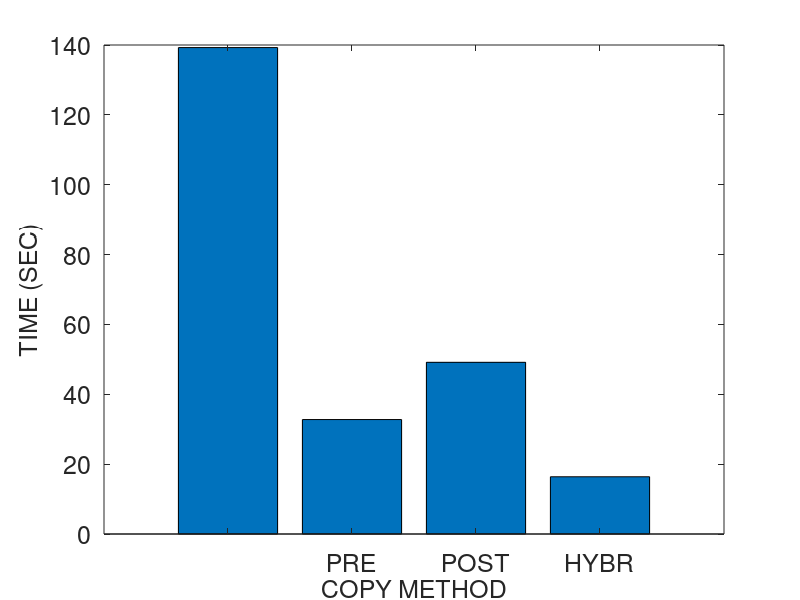
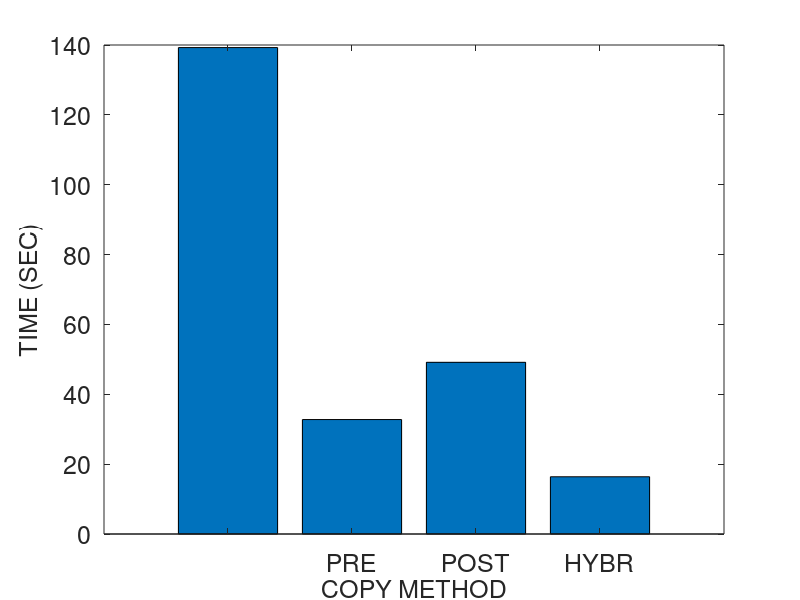
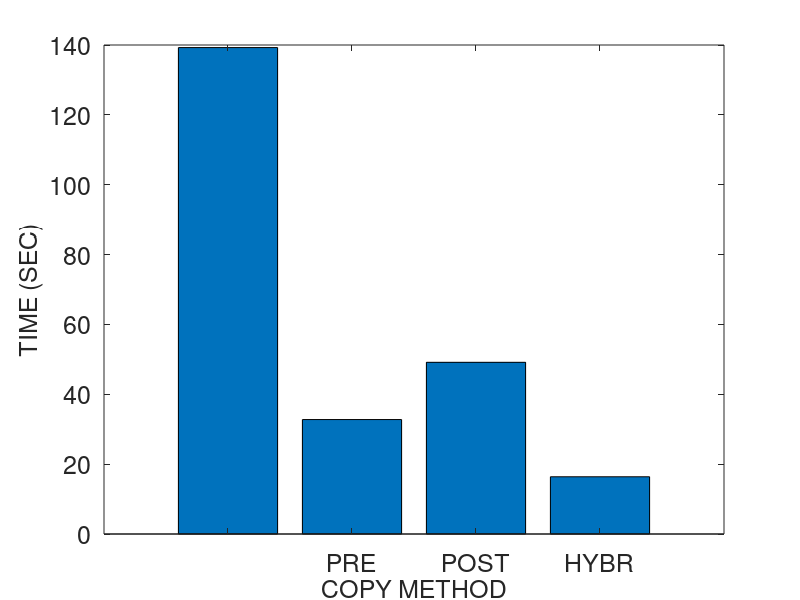
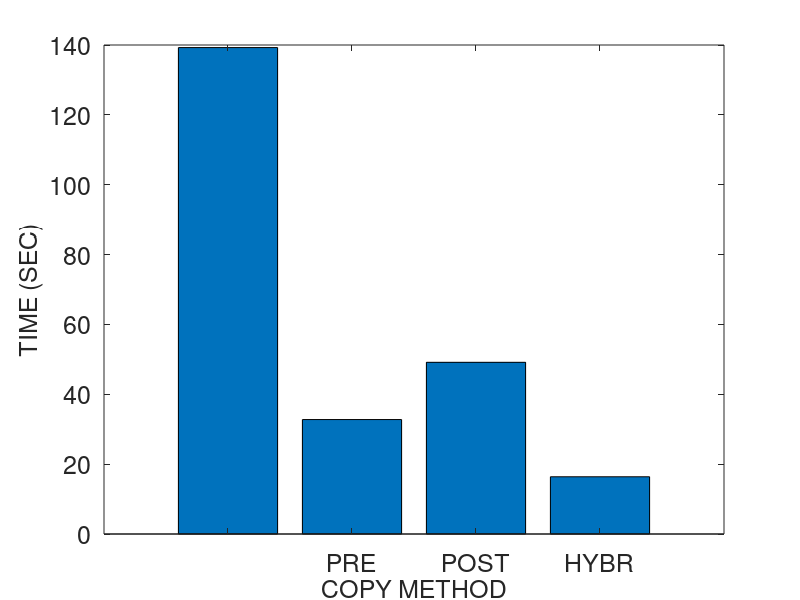

Here is the MATLAB script that generated these plots, in order:
% basic hybrid copy migration
% memory size in MB
r = 4096
r *= 1024 % convert to KB

% page dirty rate in percent (%): against to total memory pages
readrate = 0
prefix = strcat ("M4G_R", num2str(readrate))
readrate /= 100

dirtyrate = 50 
prefix = strcat (prefix, "_W", num2str(dirtyrate))
dirtyrate /= 100

run = 1

pagesize = 4 % in KB
numpages = r / pagesize

% delta compression rate
comp = 0.5 

% amount of CPU and device states in KB 
scinfo = 100

% working set size in number of pages
wss = numpages * 0.25

% 0: zero, 1: read, 2: dirtied, 3: inactive data
mem = zeros(1, numpages);

% prediction accuracy 0 through 1
acc = 1
%acc = 0

run = 1

prefix = strcat (prefix, "_acc", num2str(acc), "_r", num2str(run))

% bandwidth in gbps
b = 1000 
b = b * 1024/8 % convert to KB

fontsize = 18
%fontsize = 20

totaltime = 0;
downtime = 0;
totaldata = 0;

A = zeros(4, 3);

%%%%%%%%%%%%%%%%%%%%%%%%%%%%%%
% precopy migration
%%%%%%%%%%%%%%%%%%%%%%%%%%%%%%
fprintf('\n')
disp('==================== Precopy migration ====================')
% iterations
present = numpages
iter = 0
while present > 50 && iter < 29 && totaldata < 4*r
	pretime = present / b
	totaltime += pretime
	totaldata += present
	present = numpages * dirtyrate
	%dirts = wss * dirtyrate
	iter += 1
end

% stop-and-copy phase
% stop conditions: 29 iterations, 50 pages, 4 memory size sent
scsent = scinfo + present * pagesize
downtime = scsent / b
totaltime += downtime
totaldata += scsent

% network fault rate
NFR = 0

A (1, 1) = totaltime;
A (1, 2) = downtime;
A (1, 3) = totaldata;

%%%%%%%%%%%%%%%%%%%%%%%%%%%%%%
% postcopy migration
%%%%%%%%%%%%%%%%%%%%%%%%%%%%%%
fprintf('\n')
disp('===================== Postcopy migration ======================')
totaltime = 0;
downtime = 0;
totaldata = 0;

% stop-and-copy phase
scsent = scinfo
downtime = scsent / b
totaltime += downtime
totaldata += scsent

% prepaging (bubbling) and on-demand paging
postsent = r
posttime = postsent/b
totaltime += posttime
totaldata += postsent
% network fault rate
NFR = 0.2

A (2, 1) = totaltime;
A (2, 2) = downtime;
A (2, 3) = totaldata;

%%%%%%%%%%%%%%%%%%%%%%%%%%%%%%
% hybrid copy migration
%%%%%%%%%%%%%%%%%%%%%%%%%%%%%%
fprintf('\n')
disp('==================== Hybrid copy migration ====================')
totaltime = 0;
downtime = 0;
totaldata = 0;

% precopy phase: single iteration
present = r
pretime = present / b
totaltime += pretime
totaldata += present

% stop-and-copy phase
bitmapsize = 500 % KB
scsent = scinfo + bitmapsize
downtime = scsent / b
totaltime += downtime
totaldata += scsent

% postcopy phase: prepaging (bubbling) and on-demand paging
%dirts = wss * dirtyrate
dirts = numpages * dirtyrate
postsent = dirts * pagesize
posttime = postsent/b
totaltime += posttime
totaldata += postsent
% network fault rate
NFR = 0.2

A (3, 1) = totaltime;
A (3, 2) = downtime;
A (3, 3) = totaldata;

%%%%%%%%%%%%%%%%%%%%%%%%%%%%%%
% proactive hybrid copy migration
%%%%%%%%%%%%%%%%%%%%%%%%%%%%%%
%disp(char(10))
fprintf('\n')
disp('=============== Proactive hybrid copy migration ================')
totaltime = 0;
downtime = 0;
totaldata = 0;

% precopy phase
% LRU, PFR

% scan the dirtied pages
% for dirtied pages
% 	mark dirtied (1)
% 	mem(random (1, wss * 0.1))	
randperm(int64(wss * 0.1));
% for read pages
% 	mark read (2)
% 	mem (random (wss * 0.1, wss * 0.2))

% for pages
% 	predict read/write

% send the pages most likely to be read and least likely to be dirtied
% do not send the pages most likely to be dirtied
% construct queue with the order of p1/p2
%reads = numpages * 0.4 
% total read rate = wss * read_rate = 0.25 * 0.16 = 0.04 (4%)
%read_rate = 0.16
%read_rate = 0.04 % 4% of total memory
% total write rate = wss * write_rate = 0.25 * 0.16 = 0.04 (4%)
%write_rate = 0.16
%write_rate = 0.04 % 4% of total memory
% simple case: readonly pages (RO) - zero dirtied pages 
%RO = 0.3
pred_pages = numpages * readrate * acc

% LRU
% for LRU queue
% 	mark sent
%	insert the pages into cache and perform delta compression

present = pred_pages * pagesize
pretime = present/b
totaltime += pretime
totaldata += present

% stop-and-copy phase
% send the CPU and device states
bitmapsize = 500 % KB
scsent = scinfo + bitmapsize
downtime = scsent/b
totaltime += downtime
totaldata += scsent

% postcopy phase
postsent = (numpages - pred_pages) * pagesize

% exclude the predicted dirtied pages 
pred_dirts = numpages * dirtyrate * acc
postsent = (numpages - pred_pages - pred_dirts) * pagesize
posttime = postsent/b
totaltime += posttime
totaldata += postsent

% network fault rate
NFR = 0.2

A (4, 1) = totaltime;
A (4, 2) = downtime;
A (4, 3) = totaldata

%%%%%%%%%%%%%%%%%%%%%%%%%%%%%%%%%%%%%%%%%%%%%%%%%%%%%%%
%                     plotting
% precopy
% postcopy
% hybrid
% pro-hybrid
%%%%%%%%%%%%%%%%%%%%%%%%%%%%%%%%%%%%%%%%%%%%%%%%%%%%%%%

%prefix = "M4G_R14W14_acc100_r1"
%prefix = strcat ("M4G_R", readrate, "W", dirtyrate, "acc", acc, "r", run)
%prefix = strcat (prefix, "W")
%prefix = strcat (prefix, dirtyrate)

dlmwrite (prefix, A, ' ')

%%%%%%%%%%%%%%%%%%%% total time %%%%%%%%%%%%%%%%%%%%%%
figure;
output = strcat(prefix, ".tt");
%output = prefix
x = ['PRECOPY', 'POSTCOPY', 'HYBRID', 'PRO-HYBRID'];
x = {'', 'PRE', 'POST', 'HYBR', 'PROH', ''};
x = {'', 'PRE', 'POST', 'HYBR', 'PROH'};
%x = 1:1:length(A);
%plot(x, A(:,2)/1000000, x, A(:,3)/1000000, '-.*');
%plot(A(:,2));

%xtics = 1:4:16
%bar(xtics, A(:,1))
bar(A(:,1))
set(gca, 'XTickLabel', x, 'FontSize', fontsize)
xlabel('COPY METHOD', 'FontSize', fontsize);
ylabel('TIME (SEC)', 'FontSize', fontsize);
%legend('PRECOPY', 'POSTCOPY', 'HYBRID', 'PRO-HYBRID');
%bar(x, A(:,1))

saveas (1, strcat(output, ".png"));
saveas (1, strcat(output, ".eps"));
saveas (1, strcat(output, ".emf"));

%%%%%%%%%%%%%%%%%%%% downtime %%%%%%%%%%%%%%%%%%%%%%
figure;
output = strcat(prefix, ".dt");

bar(A(:,2))
set(gca, 'XTickLabel', x, 'FontSize', fontsize)
xlabel('COPY METHOD', 'FontSize', fontsize);
ylabel('TIME (SEC)', 'FontSize', fontsize);

saveas (1, strcat(output, ".png"));
saveas (1, strcat(output, ".eps"));
saveas (1, strcat(output, ".emf"));

%%%%%%%%%%%%%%%%%%%% total data %%%%%%%%%%%%%%%%%%%%%%
figure;
output = strcat(prefix, ".td");

bar(A(:,3))
set(gca, 'XTickLabel', x, 'FontSize', fontsize)
xlabel('COPY METHOD', 'FontSize', fontsize);
ylabel('SIZE (KB)', 'FontSize', fontsize);

saveas (1, strcat(output, ".png"));
saveas (1, strcat(output, ".eps"));
saveas (1, strcat(output, ".emf"));
